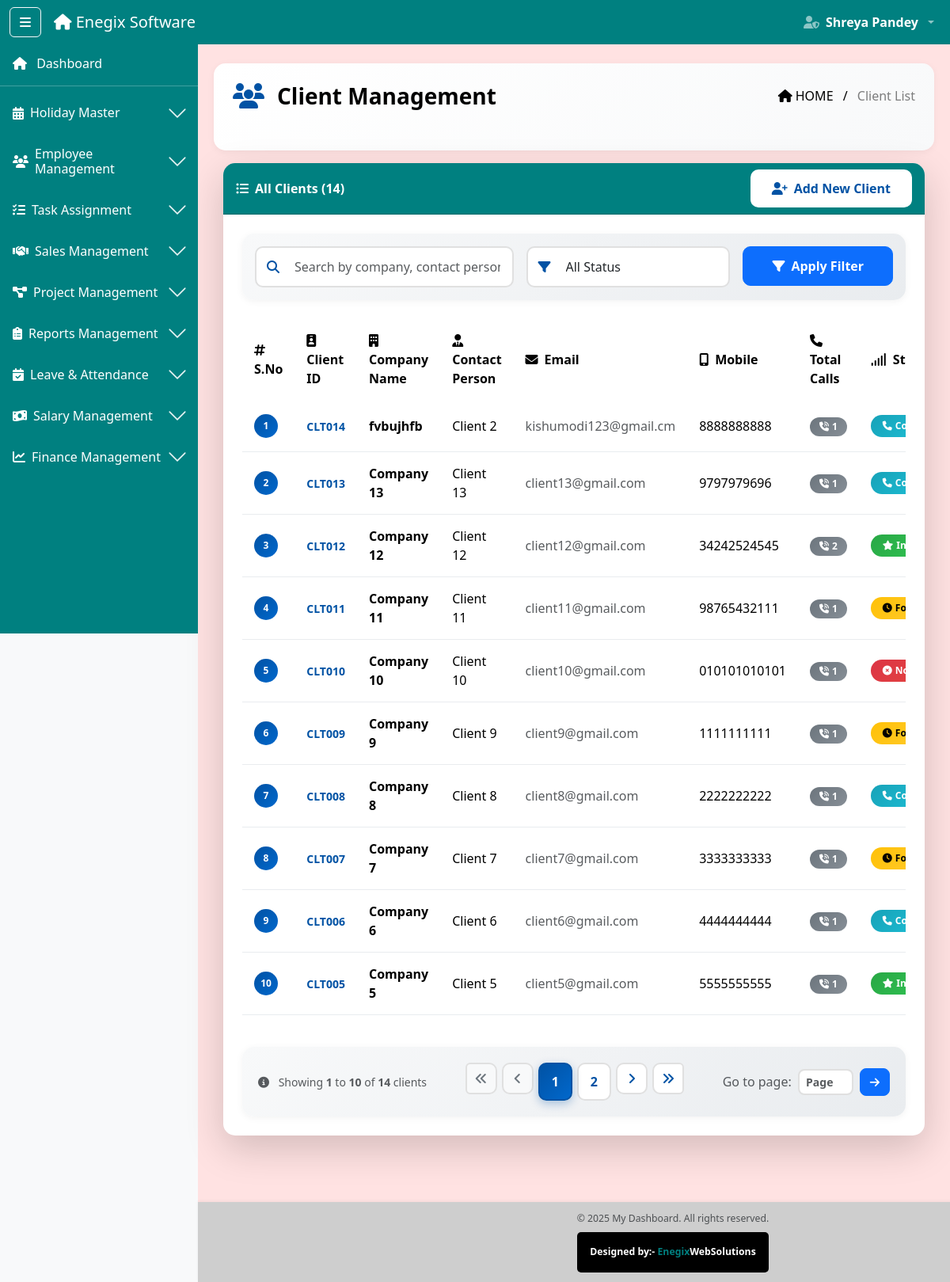
The page /clients/ (signed in) on the database its author committed.
### software_app/models.py (models this page shows, shortened)
class Client(models.Model):
    STATUS_CHOICES = (
        ('contacted', 'Contacted'),
        ('follow_up', 'Follow Up'),
        ('interested', 'Interested'),
        ('not_interested', 'Not Interested'),
    )
    client_id = models.CharField(max_length=10, unique=True, editable=False)
    company_name = models.CharField(max_length=200)
    contact_person = models.CharField(max_length=100)
    email = models.EmailField(blank=True, null=True)  # ✅ NOW OPTIONAL
    mobile = models.CharField(max_length=15)
    address = models.TextField(blank=True, null=True)
    added_by = models.ForeignKey(Employee, on_delete=models.SET_NULL, null=True, blank=True, related_name='clients_added')
    added_by_name = models.CharField(max_length=100, blank=True, null=True)  # NEW: Store name
    added_by_role = models.CharField(max_length=50, blank=True, null=True)   # NEW: Store role
    status = models.CharField(max_length=20, choices=STATUS_CHOICES, default='contacted')
    total_calls = models.IntegerField(default=0)
    last_call_date = models.DateField(blank=True, null=True)
    created_at = models.DateTimeField(auto_now_add=True)
    updated_at = models.DateTimeField(auto_now=True)
    is_active = models.BooleanField(default=True)

### software_app/decorators.py (the view)
        @wraps(view_func)
        def wrapper(request, *args, **kwargs):
            if 'user_id' not in request.session:
                messages.error(request, 'Please login first!')
                return redirect('login')
            user_role = request.session.get('role')
            if user_role not in allowed_roles:
                messages.error(request, 'You do not have permission to access this page!')
                return redirect('dashboard')
            return view_func(request, *args, **kwargs)

### software_app/context_processors.py (called while the page is built)
def user_context(request):
    return {
        'session_user_name': request.session.get('full_name', ''),
        'session_user_role': request.session.get('role', ''),
        'session_user_email': request.session.get('email', ''),
        'is_logged_in': 'user_id' in request.session,
    }

### software_app/views.py (called while the page is built)
@check_blocked_user
@login_required
@role_required(['sales', 'admin', 'super_admin'])
def client_list(request):
    user_role = request.session.get('role')
    if user_role == 'sales':
        user_id = request.session.get('user_id')
        clients_list = Client.objects.filter(added_by_id=user_id).order_by('-id')
    else:
        clients_list = Client.objects.all().order_by('-id')
    paginator = Paginator(clients_list, 10)  # Show 10 clients per page
    page = request.GET.get('page')
    try:
        clients = paginator.page(page)
    except PageNotAnInteger:
        clients = paginator.page(1)
    except EmptyPage:
        clients = paginator.page(paginator.num_pages)
    return render(request, "sales/client_list.html", {"clients": clients})

### software_app/templates/sales/client_list.html (shortened to what this page needs)
{% extends "base2.html" %}
{% load static %}
{% block content %}
<div class="ribbon-header d-flex justify-content-between align-items-center px-4 pb-5 mb-3" style="color: black">
  <div class="d-flex align-items-center">
    <i class="fas fa-users me-3 fs-2" style="color: #0152a4;"></i>
    <div class="fw-bold fs-3">Client Management</div>
  </div>
  <div class="breadcrumb-text text-end">
    <span class="text-black"><i class="fas fa-home me-1"></i>HOME</span>
    <span class="mx-2 text-black">/</span>
    <span class="text-black-50">Client List</span>
  </div>
</div>
<div class="container-fluid mt-2">
  <div class="card shadow-lg mb-4 modern-card">
    <div class="card-header table-title-bar d-flex justify-content-between align-items-center">
      <span class="fw-bold text-white"><i class="fas fa-list-ul me-2"></i>All Clients ({{ clients.paginator.count }})</span>
      <a href="{% url 'add_client' %}" class="btn btn-light btn-add-new">
        <i class="fas fa-user-plus me-2"></i>Add New Client
      </a>
    </div>
    <div class="card-body p-4">
      <div class="filter-section mb-4 p-3">
        <div class="row g-3">
          <div class="col-md-5">
            <div class="search-box">
              <i class="fas fa-search search-icon"></i>
              <input type="text" id="searchInput" class="form-control modern-input ps-5" placeholder="Search by company, contact person, or client ID...">
            </div>
          </div>
          <div class="col-md-4">
            <div class="filter-box">
              <i class="fas fa-filter filter-icon"></i>
              <select id="statusFilter" class="form-control modern-input ps-5">
                <option value="">All Status</option>
              </select>
            </div>
          </div>
          <div class="col-md-3">
            <button class="btn btn-primary w-100 btn-filter" onclick="filterTable()">
              <i class="fas fa-filter me-2"></i>Apply Filter
            </button>
          </div>
        </div>
      </div>
      <div class="table-responsive">
        <table class="table table-hover modern-table" id="clientTable">
          <thead>
            <tr>
              <th><i class="fas fa-hashtag me-2"></i>S.No</th>
              <th><i class="fas fa-id-badge me-2"></i>Client ID</th>
              <th><i class="fas fa-building me-2"></i>Company Name</th>
              <th><i class="fas fa-user-tie me-2"></i>Contact Person</th>
              <th><i class="fas fa-envelope me-2"></i>Email</th>
              <th><i class="fas fa-mobile-alt me-2"></i>Mobile</th>
              <th><i class="fas fa-phone me-2"></i>Total Calls</th>
              <th><i class="fas fa-signal me-2"></i>Status</th>
            </tr>
          </thead>
          <tbody>
            {% for client in clients %}
            <tr class="table-row-hover">
              <td><span class="serial-number">{{ clients.start_index|add:forloop.counter0 }}</span></td>
              <td><strong class="client-id">{{ client.client_id }}</strong></td>
              <td><strong>{{ client.company_name }}</strong></td>
              <td>{{ client.contact_person }}</td>
              <td><span class="text-muted">{{ client.email }}</span></td>
              <td>{{ client.mobile }}</td>
              <td>
                <span class="badge badge-call-count">
                  <i class="fas fa-phone-volume me-1"></i>{{ client.total_calls }}
                </span>
              </td>
              <td>
                {% if client.status == 'contacted' %}
                  <span class="badge modern-badge badge-contacted">
                    <i class="fas fa-phone me-1"></i>Contacted
                  </span>
                {% elif client.status == 'follow_up' %}
                  <span class="badge modern-badge badge-follow-up">
                    <i class="fas fa-clock me-1"></i>Follow Up
                  </span>
                {% elif client.status == 'interested' %}
                  <span class="badge modern-badge badge-interested">
                    <i class="fas fa-star me-1"></i>Interested
                  </span>
                {% elif client.status == 'not_interested' %}
                  <span class="badge modern-badge badge-not-interested">
                    <i class="fas fa-times-circle me-1"></i>Not Interested
                  </span>
                {% endif %}
              </td>
            </tr>
            {% endfor %}
          </tbody>
        </table>
      </div>
      {% if clients.has_other_pages %}
      <div class="pagination-wrapper mt-4">
        <div class="pagination-info">
          <span class="text-muted">
            <i class="fas fa-info-circle me-2"></i>
            Showing <strong>{{ clients.start_index }}</strong> to <strong>{{ clients.end_index }}</strong> of <strong>{{ clients.paginator.count }}</strong> clients
          </span>
        </div>
        <nav aria-label="Page navigation">
          <ul class="pagination modern-pagination">
            {% if clients.has_previous %}
            <li class="page-item">
              <a class="page-link page-link-first" href="?page=1" title="First Page">
                <i class="fas fa-angle-double-left"></i>
              </a>
            </li>
            <li class="page-item">
              <a class="page-link page-link-prev" href="?page={{ clients.previous_page_number }}" title="Previous Page">
                <i class="fas fa-angle-left"></i>
              </a>
            </li>
            {% else %}
            <li class="page-item disabled">
              <span class="page-link page-link-first">
                <i class="fas fa-angle-double-left"></i>
              </span>
            </li>
            <li class="page-item disabled">
              <span class="page-link page-link-prev">
                <i class="fas fa-angle-left"></i>
              </span>
            </li>
            {% endif %}
            {% for num in clients.paginator.page_range %}
              {% if clients.number == num %}
                <li class="page-item active">
                  <span class="page-link">{{ num }}</span>
                </li>
              {% elif num > clients.number|add:'-3' and num < clients.number|add:'3' %}
                <li class="page-item">
                  <a class="page-link" href="?page={{ num }}">{{ num }}</a>
                </li>
              {% endif %}
            {% endfor %}
            {% if clients.has_next %}
            <li class="page-item">
              <a class="page-link page-link-next" href="?page={{ clients.next_page_number }}" title="Next Page">
                <i class="fas fa-angle-right"></i>
              </a>
            </li>
            <li class="page-item">
              <a class="page-link page-link-last" href="?page={{ clients.paginator.num_pages }}" title="Last Page">
                <i class="fas fa-angle-double-right"></i>
              </a>
            </li>
            {% endif %}
          </ul>
        </nav>
        <div class="page-jump">
          <span class="me-2 text-muted">Go to page:</span>
          <input type="number" id="pageJump" class="form-control form-control-sm" min="1" max="{{ clients.paginator.num_pages }}" placeholder="Page" style="width: 70px; display: inline-block;">
          <button class="btn btn-sm btn-primary ms-2" onclick="jumpToPage()">
            <i class="fas fa-arrow-right"></i>
          </button>
        </div>
      </div>
      {% endif %}
    </div>
  </div>
</div>
{% endblock %}

### software_app/static/css/style.css (style rules this page uses)
body { min-height: 100vh; background-color: #f8f9fa; transition: margin-left 0.3s ease; display: flex; flex-direction: column; }
html, body { overflow-x: hidden; width: 100%; }
.table-title-bar { background-color:#008080; }

### software_app/templates/sales/client_list.html (style rules this page uses)
.modern-card { border-radius: 15px; border: none; overflow: hidden; }
.ribbon-header { background: linear-gradient(135deg, #ffffff 0%, #f8f9fa 100%); border-radius: 15px; padding: 20px; margin-bottom: 20px; box-shadow: 0 2px 10px rgba(0,0,0,0.05); }
.filter-section { background: linear-gradient(135deg, #f8f9fa 0%, #e9ecef 100%); border-radius: 15px; box-shadow: 0 2px 10px rgba(0,0,0,0.05); }
.search-box, .filter-box { position: relative; }
.search-icon, .filter-icon { position: absolute; left: 15px; top: 50%; transform: translateY(-50%); color: #0152a4; z-index: 10; }
.modern-input { border: 2px solid #e0e0e0 !important; border-radius: 10px; padding: 12px 15px; transition: all 0.3s ease; }
.btn-filter { border-radius: 10px; padding: 12px; font-weight: 600; }
.btn-add-new { padding: 10px 25px; border-radius: 10px; font-weight: 600; transition: all 0.3s ease; background: white; color: #0152a4; border: 2px solid white; }
.modern-table { border-collapse: separate; border-spacing: 0; }
.modern-table thead tr { background: linear-gradient(135deg, #0152a4 0%, #0168cc 100%); color: white; }
.modern-table thead th { padding: 15px; font-weight: 600; border: none; vertical-align: middle; }
.modern-table tbody td { padding: 15px; vertical-align: middle; border-bottom: 1px solid #e9ecef; }
.table-row-hover { transition: all 0.3s ease; }
.serial-number { display: inline-block; width: 30px; height: 30px; background: linear-gradient(135deg, #0152a4 0%, #0168cc 100%); color: white; border-radius: 50%; text-align: center; line-height: 30px; font-weight: bold; font-size: 12px; }
.client-id { color: #0152a4; font-size: 14px; }
.badge-call-count { background: linear-gradient(135deg, #6c757d 0%, #868e96 100%); color: white; padding: 6px 12px; border-radius: 15px; font-weight: 600; font-size: 12px; }
.modern-badge { padding: 8px 15px; border-radius: 20px; font-weight: 600; font-size: 12px; display: inline-flex; align-items: center; }
.badge-contacted { background: linear-gradient(135deg, #17a2b8 0%, #20c9e0 100%); color: white; }
.badge-follow-up { background: linear-gradient(135deg, #ffc107 0%, #ffcd38 100%); color: black; }
.badge-interested { background: linear-gradient(135deg, #28a745 0%, #34ce57 100%); color: white; }
.badge-not-interested { background: linear-gradient(135deg, #dc3545 0%, #e74c3c 100%); color: white; }
.pagination-wrapper { display: flex; justify-content: space-between; align-items: center; flex-wrap: wrap; gap: 20px; padding: 20px; background: linear-gradient(135deg, #f8f9fa 0%, #e9ecef 100%); border-radius: 15px; box-shadow: 0 2px 10px rgba(0,0,0,0.05); }
.pagination-info { font-size: 14px; }
.modern-pagination { margin: 0; gap: 5px; display: flex; }
.modern-pagination .page-item { margin: 0; }
.modern-pagination .page-link { border: 2px solid #e0e0e0; border-radius: 10px; padding: 10px 15px; color: #0152a4; font-weight: 600; transition: all 0.3s ease; background: white; margin: 0 2px; }
.modern-pagination .page-item.active .page-link { background: linear-gradient(135deg, #0152a4 0%, #0168cc 100%); border-color: #0152a4; color: white; box-shadow: 0 4px 12px rgba(1, 82, 164, 0.3); }
.modern-pagination .page-item.disabled .page-link { background: #f8f9fa; border-color: #e0e0e0; color: #6c757d; cursor: not-allowed; }
.page-link-first, .page-link-last, .page-link-prev, .page-link-next { width: 40px; height: 40px; display: flex; align-items: center; justify-content: center; padding: 0 !important; }
.page-jump { display: flex; align-items: center; }
.page-jump input { border: 2px solid #e0e0e0; border-radius: 8px; text-align: center; font-weight: 600; }
.page-jump .btn { border-radius: 8px; padding: 6px 12px; }

### rows shown on the page
Client: start_index|add "1", client_id "CLT014", company_name "fvbujhfb", contact_person "Client 2", email "kishumodi123@gmail.cm", mobile "8888888888", total_calls "1", status "contacted" (drawn)
Client: start_index|add "2", client_id "CLT013", company_name "Company 13", contact_person "Client 13", email "client13@gmail.com", mobile "9797979696", total_calls "1", status "contacted" (drawn)
Client: start_index|add "3", client_id "CLT012", company_name "Company 12", contact_person "Client 12", email "client12@gmail.com", mobile "34242524545", total_calls "2", status "interested" (drawn)
Client: start_index|add "4", client_id "CLT011", company_name "Company 11", contact_person "Client 11", email "client11@gmail.com", mobile "98765432111", total_calls "1", status "follow_up" (drawn)
Client: start_index|add "5", client_id "CLT010", company_name "Company 10", contact_person "Client 10", email "client10@gmail.com", mobile "010101010101", total_calls "1", status "not_interested" (drawn)
Client: start_index|add "6", client_id "CLT009", company_name "Company 9", contact_person "Client 9", email "client9@gmail.com", mobile "1111111111", total_calls "1", status "follow_up" (drawn)
Client: start_index|add "7", client_id "CLT008", company_name "Company 8", contact_person "Client 8", email "client8@gmail.com", mobile "2222222222", total_calls "1", status "contacted" (drawn)
Client: start_index|add "8", client_id "CLT007", company_name "Company 7", contact_person "Client 7", email "client7@gmail.com", mobile "3333333333", total_calls "1", status "follow_up" (drawn)
Client: start_index|add "9", client_id "CLT006", company_name "Company 6", contact_person "Client 6", email "client6@gmail.com", mobile "4444444444", total_calls "1", status "contacted" (drawn)
Client: start_index|add "10", client_id "CLT005", company_name "Company 5", contact_person "Client 5", email "client5@gmail.com", mobile "5555555555", total_calls "1", status "interested" (drawn)

### other values the page prints
{{ request.session.full_name }} "Shreya Pandey"
{{ clients.paginator.count }} "14"
{{ clients.start_index }} "1"
{{ clients.end_index }} "10"
{{ num }} "1"
{{ num }} "2"
